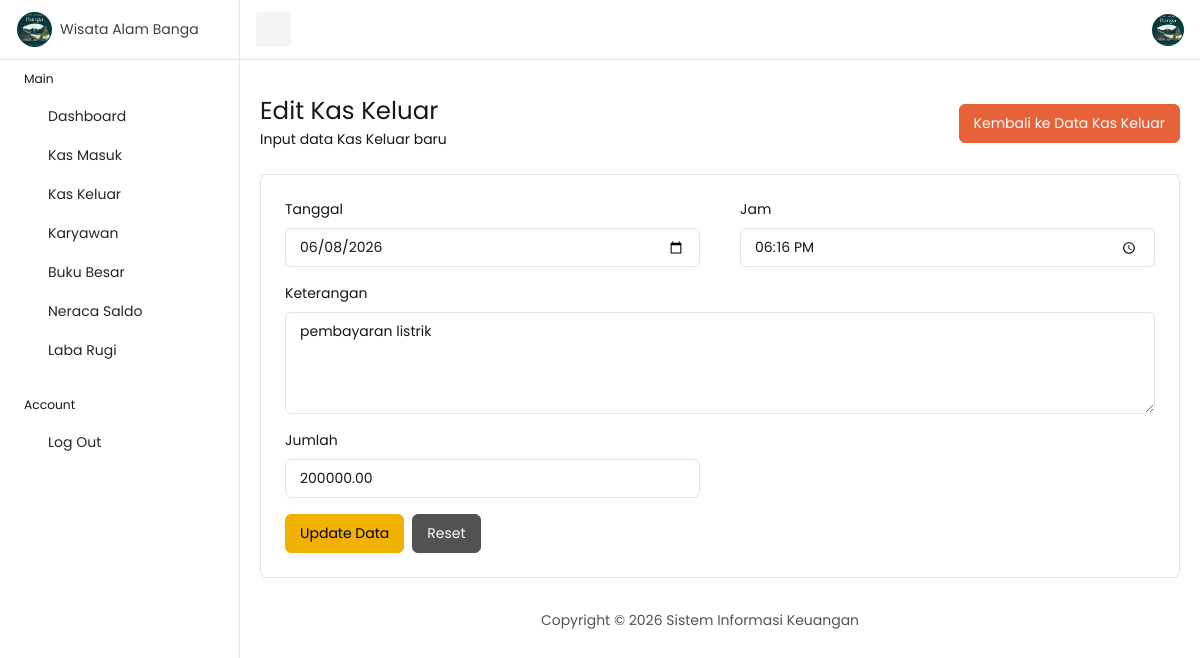
The app's page /kas-keluar/edit/2/ (signed in) with its own data.
### keuangan/models.py (models this page shows, shortened)
class KasKeluar(models.Model):
    tanggal = models.DateField()
    jam = models.TimeField()
    keterangan = models.TextField()
    jumlah = models.DecimalField(
        max_digits=15,
        decimal_places=2
    )
    users = models.CharField(
        max_length=100
    )

### keuangan/views.py (the view, shortened to what this page needs)
@login_required(login_url='login')
@user_passes_test(is_admin)
def edit_kas_keluar(request, id):
    kas = get_object_or_404(
        KasKeluar,
        id=id
    )
    return render(
        request,
        'kas_keluar/edit.html',
        {
            'kas': kas
        }
    )

### keuangan/views.py (called while the page is built)
def is_admin(user):
    return user.groups.filter(name='Admin').exists()

### templates/kas_keluar/edit.html (shortened to what this page needs)
{% extends 'base.html' %}
{% block content %}
<div class="row">
    <div class="col-12">
        <div class="d-flex flex-column flex-md-row justify-content-between align-items-md-center mb-4 gap-3">
            <div>
                <h1 class="fs-3 mb-1">Edit Kas Keluar</h1>
                <p class="mb-0">Input data Kas Keluar baru</p>
            </div>
        <div>
            <a href="{% url 'kas_keluar' %}" class="btn btn-primary">
                Kembali ke Data Kas Keluar
            </a>
        </div>
    </div>
</div>
</div>
<div class="row">
    <div class="col-12">
    <div class="card">
        <div class="card-body p-4">
            <form method="POST">
                <div class="row">
                    <div class="col-md-6 mb-3">
                        <label class="form-label">
                            Tanggal
                        </label>
                        <input
                            type="date"
                            name="tanggal"
                            class="form-control"
                            value="{{ kas.tanggal|date:'Y-m-d' }}"
                            required
                        >
                    </div>
                <div class="col-md-6 mb-3">
                    <label class="form-label">
                        Jam
                    </label>
                    <input
                        type="time"
                        name="jam"
                        class="form-control"
                        value="{{ kas.jam|time:'H:i' }}"
                        required
                    >
                </div>
                </div>
                <div class="mb-3">
                    <label class="form-label">
                        Keterangan
                    </label>
                    <textarea
                        name="keterangan"
                        class="form-control"
                        rows="4"
                        required
                    >{{ kas.keterangan }}</textarea>
                </div>
                <div class="row">
                    <div class="col-md-6 mb-3">
                        <label class="form-label">
                            Jumlah
                        </label>
                        <input
                            type="number"
                            name="jumlah"
                            class="form-control"
                            value="{{ kas.jumlah }}"
                            required
                        >
                </div>
                <div class="d-flex gap-2">
                <button
                    type="submit"
                    class="btn btn-warning">
                    Update Data
                </button>
                    <button
                        type="reset"
                        class="btn btn-secondary"
                    >
                        Reset
                    </button>
                </div>
            </form>
        </div>
    </div>
</div>
</div>
<div class="row">
    <div class="col-12">
        <footer class="text-center py-2 mt-4 text-secondary">
            <p class="mb-0">
                Copyright © 2026 Sistem Informasi Keuangan
            </p>
        </footer>
    </div>
</div>
{% endblock %}

### records on screen
KasKeluar: tanggal "06/08/2026", jam "18:16", keterangan "pembayaran listrik", jumlah "200000.00"
